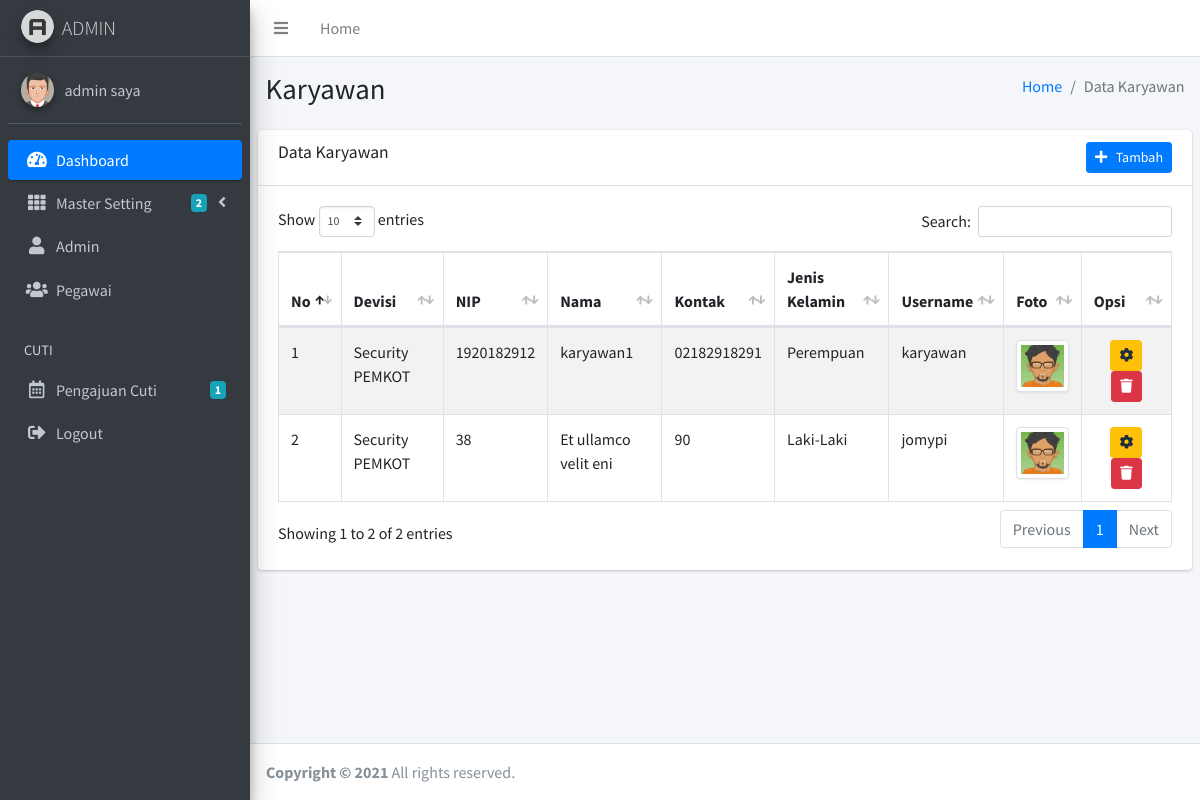
The page /admin/karyawan.php (signed in) on the database its author committed.
### tables this page shows
CREATE TABLE `tbl_karyawan` (
  `karyawan_id` int(11) NOT NULL,
  `karyawan_devisi` int(11) NOT NULL,
  `karyawan_nip` int(11) NOT NULL,
  `karyawan_nama` varchar(50) NOT NULL,
  `karyawan_jabatan` varchar(100) NOT NULL,
  `karyawan_alamat` varchar(100) NOT NULL,
  `karyawan_kelamin` varchar(20) NOT NULL,
  `karyawan_kontak` varchar(15) NOT NULL,
  `karyawan_username` varchar(50) NOT NULL,
  `karyawan_password` varchar(100) NOT NULL,
  `karyawan_foto` varchar(100) NOT NULL,
  `karyawan_tanda_tangan` varchar(255) DEFAULT NULL
);

CREATE TABLE `tbl_devisi` (
  `devisi_id` int(11) NOT NULL,
  `devisi_nama` varchar(100) NOT NULL
);

### admin/karyawan.php (the view, shortened to what this page needs)
<?php include 'header.php'; ?>
<div class="content-wrapper">
	<section class="content-header">
		<div class="container-fluid">
			<div class="row mb-2">
				<div class="col-sm-6">
					<h1>Karyawan</h1>
				</div>
				<div class="col-sm-6">
					<ol class="breadcrumb float-sm-right">
						<li class="breadcrumb-item"><a href="index.php">Home</a></li>
						<li class="breadcrumb-item active">Data Karyawan</li>
					</ol>
				</div>
			</div>
		</div>
	</section>
	<section class="content">
		<div class="row">
			<div class="col-12">
				<div class="card">
					<div class="card-header">
						<h3 class="card-title">Data Karyawan</h3>
						<div class="float-right">
							<a href="karyawan_tambah.php" class="btn btn-sm btn-primary"><i class="fa fa-plus"></i> &nbsp Tambah</a>
						</div>
					</div>
					<div class="card-body">
						<table id="example1" class="table table-bordered table-striped">
							<thead>
								<tr>
									<th width="1%">No</th>
									<th>Devisi</th>
									<th>NIP</th>
									<th>Nama</th>
									<th>Kontak</th>
									<th>Jenis Kelamin</th>
									<th>Username</th>
									<th>Foto</th>
									<th width="10%">Opsi</th>
								</tr>
							</thead>
							<tbody>
								<?php
								$no=1;
								$data = mysqli_query($koneksi,"select * from tbl_karyawan, tbl_devisi where karyawan_devisi=devisi_id");
								while($d = mysqli_fetch_array($data)){
									?>
									<tr>
										<td><?php echo $no++; ?></td>
										<td><?php echo $d['devisi_nama'] ?></td>
										<td><?php echo $d['karyawan_nip'] ?></td>
										<td><?php echo $d['karyawan_nama'] ?></td>
										<td><?php echo $d['karyawan_kontak'] ?></td>
										<td><?php echo $d['karyawan_kelamin'] ?></td>
										<td><?php echo $d['karyawan_username'] ?></td>
										<td>
											<?php
											if($d['karyawan_foto']=="karyawan_foto.png"){
												?>
												<img
												src="../dist/img/karyawan_foto.png" class="img-thumbnail" alt="Cinque Terre" width="60px" height="40px">
												<?php
											}else{
												?>
												<img src="../gambar/user/<?php echo $d['karyawan_foto'] ?>" class="img-thumbnail" alt="Cinque Terre" width="60px" height="40px">
												<?php
											}
											?>
										</td>
										<td>
											<center>
												<a href="karyawan_edit.php?id=<?php echo $d['karyawan_id'] ?>" class="btn btn-sm btn-warning"><i class="fas fa-cog"></i></a>
												<button type="button" class="btn btn-danger btn-sm btn-icon" data-toggle="modal" data-target="#hapus_karyawan_<?php echo $d['karyawan_id'] ?>">
													<i class="fas fa-trash"></i>
												</button>
											</center>
										</td>
									</tr>
									<?php
								}
								?>
						</table>
					</div>
				</div>
			</div>
		</div>
	</section>
</div>
<?php include 'footer.php'; ?>

### admin/header.php (shortened to what this page needs)
<!DOCTYPE html>
<html>
<head>
  <link rel="stylesheet" href="../plugins/fontawesome-free/css/all.min.css">
  <link rel="stylesheet" href="https://code.ionicframework.com/ionicons/2.0.1/css/ionicons.min.css">
  <link rel="stylesheet" href="../plugins/tempusdominus-bootstrap-4/css/tempusdominus-bootstrap-4.min.css">
  <link rel="stylesheet" href="../plugins/icheck-bootstrap/icheck-bootstrap.min.css">
  <link rel="stylesheet" href="../plugins/jqvmap/jqvmap.min.css">
  <link rel="stylesheet" href="../plugins/datatables-bs4/css/dataTables.bootstrap4.css">
  <link rel="stylesheet" href="../dist/css/adminlte.min.css">
  <link rel="stylesheet" href="../plugins/overlayScrollbars/css/OverlayScrollbars.min.css">
  <link rel="stylesheet" href="../plugins/daterangepicker/daterangepicker.css">
  <link rel="stylesheet" href="../plugins/summernote/summernote-bs4.css">
</head>
  <?php include '../koneksi.php'; ?>
<body class="hold-transition sidebar-mini layout-fixed">
<div class="wrapper">
  <nav class="main-header navbar navbar-expand navbar-white navbar-light">
    <ul class="navbar-nav">
      <li class="nav-item">
        <a class="nav-link" data-widget="pushmenu" href="#"><i class="fas fa-bars"></i></a>
      </li>
      <li class="nav-item d-none d-sm-inline-block">
        <a href="index.php" class="nav-link">Home</a>
      </li>
    </ul>
  </nav>
  <aside class="main-sidebar sidebar-dark-primary elevation-4">
    <a href="index.php" class="brand-link">
      <img src="../dist/img/AdminLTELogo.png" alt="AdminLTE Logo" class="brand-image img-circle elevation-3"
           style="opacity: .8">
      <span class="brand-text font-weight-light">ADMIN</span>
    </a>
    <?php
    $saya = $_SESSION['id'];
    $data = mysqli_query($koneksi,"select * from tbl_admin where admin_id='$saya'");
    $d = mysqli_fetch_assoc($data);
    ?>
    <div class="sidebar">
      <div class="user-panel mt-3 pb-3 mb-3 d-flex">
        <div class="image">
          <?php
          if($d['admin_foto']=="admin_foto.png"){
            ?>
            <img src="../dist/img/admin_foto.png" class="img-circle elevation-2" alt="User Image">
            <?php
          }else{
            ?>
            <img src="../gambar/user/<?php echo $d['admin_foto'] ?>" class="img-circle elevation-2" alt="User Image">
            <?php
          }
          ?>
        </div>
        <div class="info">
          <a href="index.php" class="d-block"><?php echo $d['admin_nama'] ?></a>
        </div>
      </div>
      <nav class="mt-2">
        <ul class="nav nav-pills nav-sidebar flex-column" data-widget="treeview" role="menu" data-accordion="false">
          <li class="nav-item has-treeview menu-open">
            <a href="index.php" class="nav-link active">
              <i class="nav-icon fas fa-tachometer-alt"></i>
              <p>
                Dashboard
              </p>
            </a>
          </li>
          <li class="nav-item has-treeview">
            <a href="#" class="nav-link">
              <i class="nav-icon fas fa-th"></i>
              <p>
                Master Setting
                <i class="fas fa-angle-left right"></i>
                <span class="badge badge-info right">2</span>
              </p>
            </a>
          </li>
          <li class="nav-item has-treeview">
          <a href="admin.php" class="nav-link">
            <i class="nav-icon fas fa-user"></i>
              <p>
                Admin
              </p>
          </a>
          </li>
          <li class="nav-item has-treeview">
          <a href="karyawan.php" class="nav-link">
            <i class="nav-icon fas fa-users"></i>
              <p>
                Pegawai
              </p>
          </a>
          </li>
          <li class="nav-header">CUTI</li>
          <li class="nav-item">
            <a href="cuti.php" class="nav-link">
              <i class="nav-icon far fa-calendar-alt"></i>
              <p>
                 <?php
                $cuti = mysqli_query($koneksi,"select * from tbl_cuti");
                $ct = mysqli_num_rows($cuti);
                ?>
                Pengajuan Cuti
                <span class="badge badge-info right"><?php echo $ct ?></span>
              </p>
            </a>
          </li>
           <li class="nav-item">
            <a href="logout.php" class="nav-link">
              <i class="nav-icon fas fa-sign-out-alt"></i>
              <p>
                Logout
              </p>
            </a>
          </li>
        </ul>
      </nav>
    </div>
  </aside>

### rows shown on the page
tbl_karyawan: tbl_devisi.devisi_nama "Security PEMKOT", karyawan_nip "1920182912", karyawan_nama "karyawan1", karyawan_kontak "02182918291", karyawan_kelamin "Perempuan", karyawan_username "karyawan"
tbl_karyawan: tbl_devisi.devisi_nama "Security PEMKOT", karyawan_nip "38", karyawan_nama "Et ullamco velit eni", karyawan_kontak "90", karyawan_kelamin "Laki-Laki", karyawan_username "jomypi"

### other values the page prints
$d['admin_nama'] "admin saya"
$ct "1"
